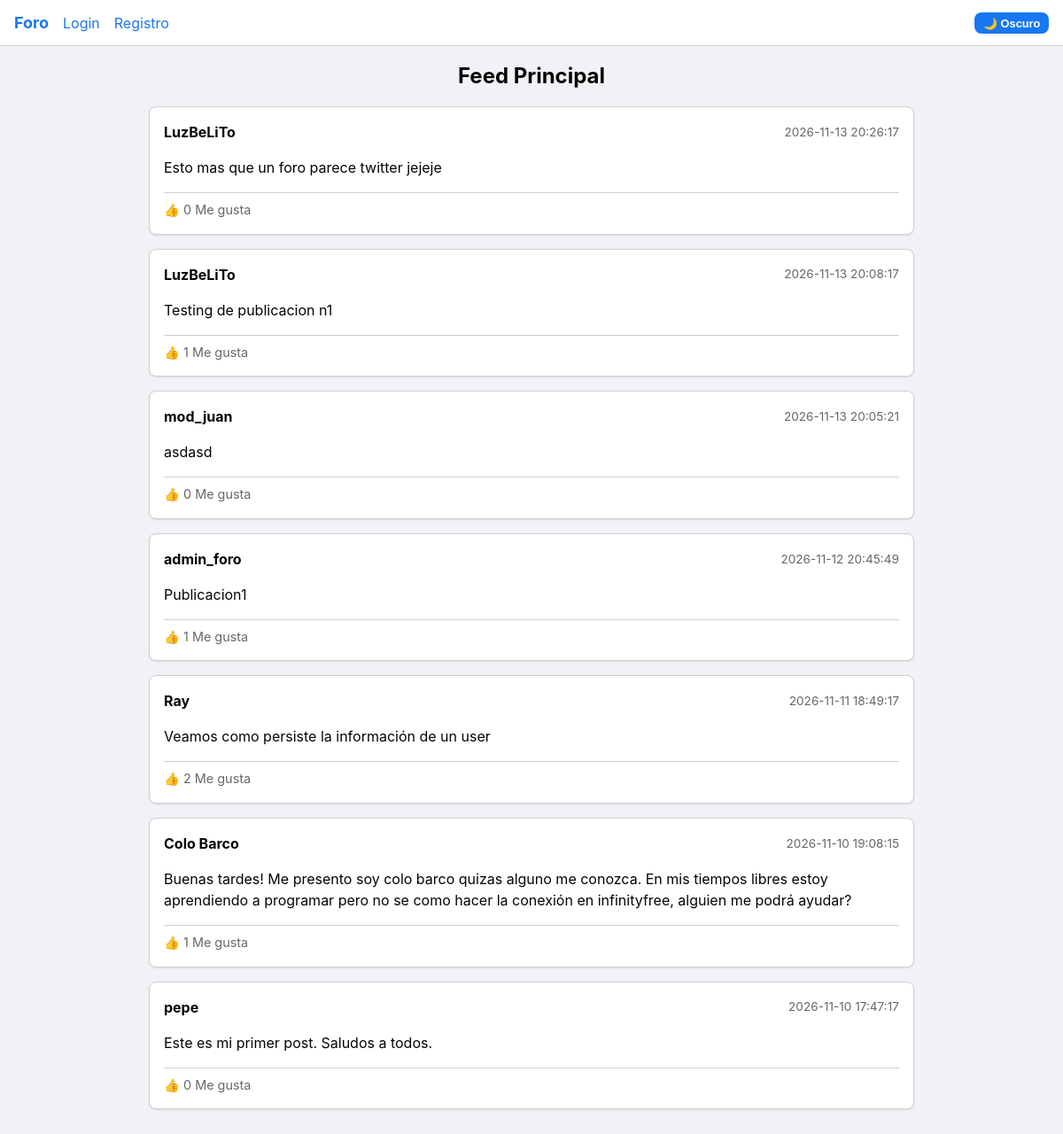
The page / on the database its author committed.
### tables this page shows
CREATE TABLE
    `publicaciones` (
        `id_publicacion` int (11) NOT NULL,
        `autor_id` int (11) NOT NULL,
        `contenido` text NOT NULL,
        `fecha_creacion` timestamp NULL DEFAULT current_timestamp(),
        `me_gusta` int (11) DEFAULT 0,
        `estado_visibilidad` enum ('visible', 'oculta') NOT NULL DEFAULT 'visible'
    );

### clases/Database.php (called while the page is built, shortened)
<?php
class Database
{
    private static $instancia = null;
    private $conexion;
    private function __construct()
    {
        $es_local = ($_SERVER['SERVER_NAME'] === 'localhost' || $_SERVER['SERVER_NAME'] === '127.0.1');
        if ($es_local) {
            $servidor = "localhost";
            $usuario_db = "root";
            $clave_db = "";
            $base_datos = "parcial2";
            $puerto = 3306;
        } else {
            $servidor = "sql306.infinityfree.com";
            $usuario_db = "if0_43221022";
            $clave_db = "lufqLpMyAVzbus";
            $base_datos = "if0_43221022_parcial2";
            $puerto = 3306;
        }
        $this->conexion = new mysqli($servidor, $usuario_db, $clave_db, $base_datos, $puerto);
    }
    public static function getInstance()
    {
        if (self::$instancia === null) {
            self::$instancia = new Database();
        }
        return self::$instancia;
    }
    public function getConexion()
    {
        return $this->conexion;
    }
}

### clases/Publicacion.php (called while the page is built, shortened)
<?php
class Publicacion
{
    private $db;
    public function __construct()
    {
        $this->db = Database::getInstance()->getConexion();
    }
    public function obtenerPublicacionesIndex($rol_usuario = 'usuario', $usuario_actual_id = 0)
    {
        $sql = "SELECT p.id_publicacion, p.autor_id, p.contenido, p.fecha_creacion, p.estado_visibilidad, perf.usuario,
                (SELECT COUNT(*) FROM likes l WHERE l.publicacion_id = p.id_publicacion) AS total_likes,
                (SELECT COUNT(*) FROM likes l WHERE l.publicacion_id = p.id_publicacion AND l.usuario_id = ?) AS dio_like
                FROM publicaciones p
                JOIN perfiles perf ON p.autor_id = perf.usuario_id
                JOIN usuarios u ON p.autor_id = u.id
                WHERE u.baneado = 0";
        if (!in_array($rol_usuario, ['admin', 'moderador'])) {
            $sql .= " AND p.estado_visibilidad = 'visible'";
        }
        $sql .= " ORDER BY p.fecha_creacion DESC";
        $stmt = $this->db->prepare($sql);
        $stmt->bind_param("i", $usuario_actual_id);
        $stmt->execute();
        $res = $stmt->get_result()->fetch_all(MYSQLI_ASSOC);
        return $res;
    }
}

### componentes/tarjeta_publicacion.php (the view, shortened to what this page needs)
<?php
$pub = $pub ?? [];
$rol_visitante = $rol_visitante ?? 'usuario';
$nombre_autor = $nombre_autor ?? 'Usuario';
$redirigir = $redirigir ?? 'index.php';
$es_oculta = isset($pub['estado_visibilidad']) && $pub['estado_visibilidad'] === 'oculta';
$es_moderador = in_array($rol_visitante, ['admin', 'moderador']);
$border_style = ($es_oculta && $es_moderador) ? 'border-color: var(--danger-color); border-width: 2px;' : '';
$total_likes = $pub['total_likes'] ?? 0;
$dio_like = $pub['dio_like'] ?? 0;
$url_autor = BASE_URL . "perfil.php?u=" . urlencode($pub['usuario'] ?? $nombre_autor);
?>
<article class="card" style="<?php echo $border_style; ?>">
    <header class="flex justify-between items-center mb-4">
        <strong>
            <a href="<?php echo $url_autor; ?>" style="color: var(--text-main); text-decoration: none;">
                <?php echo htmlspecialchars($nombre_autor); ?>
            </a>
        </strong>
        <small class="text-muted"><?php echo htmlspecialchars($pub['fecha_creacion'] ?? ''); ?></small>
    </header>
    <div style="word-wrap: break-word; margin-bottom: 1rem;">
        <p><?php echo nl2br(htmlspecialchars($pub['contenido'])); ?></p>
    </div>
    <footer class="flex items-center gap-4" style="border-top: 1px solid var(--border-color); padding-top: 0.5rem;">
        <?php if (isset($_SESSION['usuario_id'])): ?>
            <form method="POST" action="<?php echo BASE_URL; ?>procesar_like.php" style="display:inline; margin: 0;">
                <input type="hidden" name="id_publicacion" value="<?php echo $pub['id_publicacion']; ?>">
                <input type="hidden" name="redirigir" value="<?php echo htmlspecialchars($redirigir); ?>">
                <button type="submit" class="btn" style="background: none; border: none; color: <?php echo $dio_like ? 'var(--primary-color)' : 'var(--text-muted)'; ?>; font-size: 0.9rem; cursor: pointer; padding: 0; font-weight: <?php echo $dio_like ? 'bold' : 'normal'; ?>;">
                    👍 <?php echo $total_likes; ?> Me gusta
                </button>
            </form>
        <?php else: ?>
            <span class="text-muted" style="font-size: 0.9rem;">👍 <?php echo $total_likes; ?> Me gusta</span>
        <?php endif; ?>
    </footer>
</article>

### index.php (shortened to what this page needs)
<?php
require_once "clases/Database.php";
require_once "clases/Publicacion.php";
require_once "includes/header.php";
require_once "includes/nav.php";
$pubObj = new Publicacion();
$rol_visitante = $_SESSION['usuario_rol'] ?? 'usuario';
$usuario_actual_id = $_SESSION['usuario_id'] ?? 0;
$publicaciones = $pubObj->obtenerPublicacionesIndex($rol_visitante, $usuario_actual_id);
?>
<h2 class="mb-4" style="text-align: center;">Feed Principal</h2>
<?php if (count($publicaciones) > 0): ?>
    <?php foreach ($publicaciones as $pub):
        $nombre_autor = $pub['usuario'];
        require "componentes/tarjeta_publicacion.php";
    endforeach; ?>
<?php else: ?>
    <p class="text-muted" style="text-align: center;">No hay publicaciones para mostrar.</p>
<?php endif; ?>
<?php require_once "includes/footer.php"; ?>

### css/global.css (style rules this page uses)
:root { --bg-body: #f0f2f5; --bg-card: #ffffff; --bg-nav: #ffffff; --text-main: #050505; --text-muted: #65676b; --border-color: #ced0d4; --primary-color: #1877f2; --primary-hover: #166fe5; --danger-color: #fa383e; --success-color: #00a400; --border-radius: 8px; --shadow-sm: 0 1px 2px rgba(0, 0, 0, 0.1); --shadow-md: 0 2px 4px rgba(0, 0, 0, 0.1); }
* { box-sizing: border-box; margin: 0; padding: 0; }
body { background-color: var(--bg-body); color: var(--text-main); font-family: -apple-system, BlinkMacSystemFont, "Segoe UI", Roboto, Helvetica, Arial, sans-serif; line-height: 1.5; transition: background-color 0.3s, color 0.3s; }
a { color: var(--primary-color); text-decoration: none; }
.flex { display: flex; }
.items-center { align-items: center; }
.justify-between { justify-content: space-between; }
.gap-4 { gap: 1rem; }
.mb-4 { margin-bottom: 1rem; }
.card { background-color: var(--bg-card); border: 1px solid var(--border-color); border-radius: var(--border-radius); box-shadow: var(--shadow-sm); padding: 1rem; margin-bottom: 1rem; }
.text-muted { color: var(--text-muted); font-size: 0.85rem; }

### rows shown on the page
publicaciones: nombre_autor "LuzBeLiTo", fecha_creacion "2026-11-13 20:26:17", contenido "Esto mas que un foro parece twitter jejeje", total_likes "0"
publicaciones: nombre_autor "LuzBeLiTo", fecha_creacion "2026-11-13 20:08:17", contenido "Testing de publicacion n1", total_likes "1"
publicaciones: nombre_autor "mod_juan", fecha_creacion "2026-11-13 20:05:21", contenido "asdasd", total_likes "0"
publicaciones: nombre_autor "admin_foro", fecha_creacion "2026-11-12 20:45:49", contenido "Publicacion1", total_likes "1"
publicaciones: nombre_autor "Ray", fecha_creacion "2026-11-11 18:49:17", contenido "Veamos como persiste la información de un user", total_likes "2"
publicaciones: nombre_autor "Colo Barco", fecha_creacion "2026-11-10 19:08:15", contenido "Buenas tardes! Me presento soy colo barco quizas alguno me conozca. En mis tiempos libres estoy aprendiendo a programar pero no se como hacer la conexión en infinityfree, alguien me podrá ayudar?", total_likes "1"
publicaciones: nombre_autor "pepe", fecha_creacion "2026-11-10 17:47:17", contenido "Este es mi primer post. Saludos a todos.", total_likes "0"
